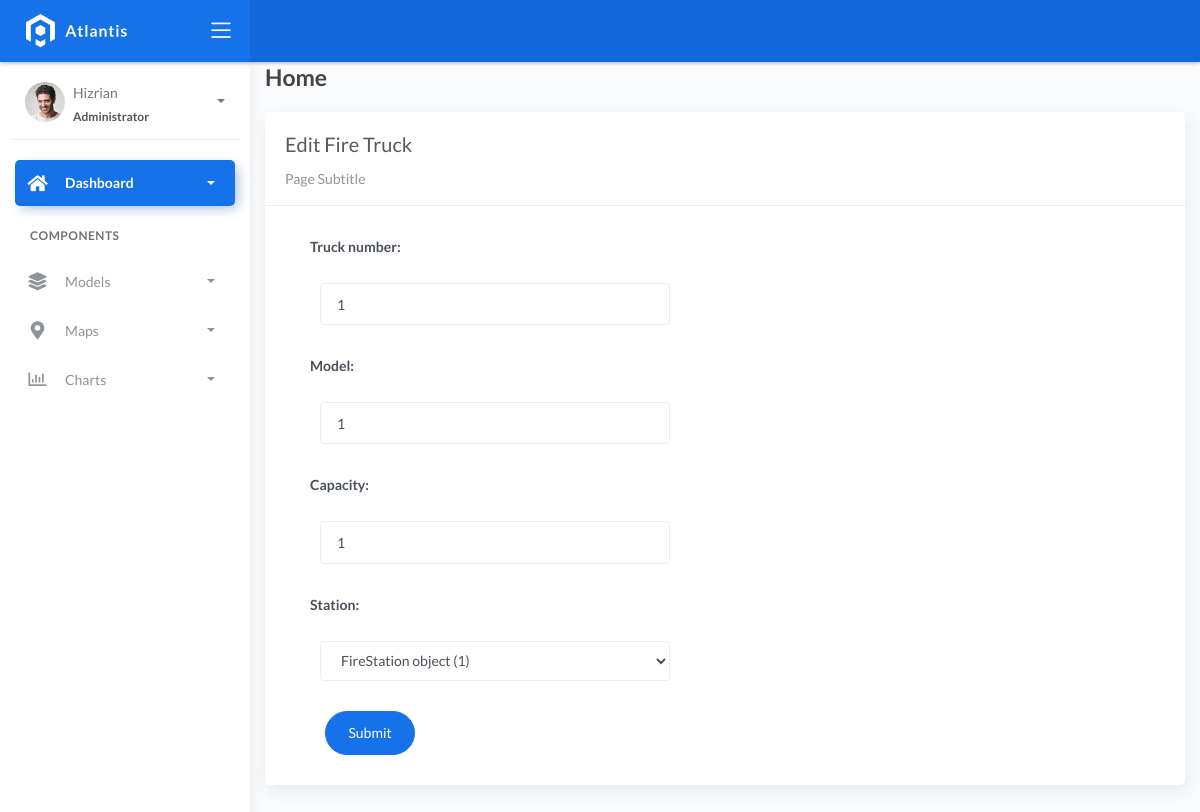
Screenshot of /firetrucks/update/2/ with the database file from the repository.
### fire/models.py (models this page shows)
class BaseModel(models.Model):
    created_at = models.DateTimeField(auto_now_add=True, db_index=True)
    updated_at = models.DateTimeField(auto_now=True)
    class Meta:
        abstract = True

class FireTruck(BaseModel):
    truck_number = models.CharField(max_length=150)
    model = models.CharField(max_length=150)
    capacity = models.CharField(max_length=150)  # water
    station = models.ForeignKey(FireStation, on_delete=models.CASCADE)

### fire/views.py (the view, shortened to what this page needs)
# urls.py: path('firetrucks/update/<pk>/', views.FireTruckUpdateView.as_view(), name='firetrucks_update'),
class FireTruckUpdateView(UpdateView):
    model = FireTruck
    form_class = FireTruckForm
    template_name = "firetrucks/update.html"
    success_url = reverse_lazy('firetrucks_list')

### fire/forms.py
class FireTruckForm(ModelForm):
    class Meta:
        model = FireTruck
        fields = "__all__"

### templates/firetrucks/update.html (shortened to what this page needs)
{% extends 'base.html' %} {% load static %} {% block content %}
<div class="content">
    <div class="container-fluid">
        <h4 class="page-title">Home</h4>
        <div class="row">
            <div class="col-md-12">
                <div class="card">
                    <div class="card-header">
                        <div class="card-title">Edit Fire Truck</div>
                        <div class="card-category">Page Subtitle</div>
                    </div>
                    <div class="col-md-6">
                        <div class="card-body">
                            <form class="" action="" method="post" novalidate>
                                {% include 'includes/form.html' %}
                                <div class="form-group">
                                    <div class="col-md-12 col-sm-3">
                                        <button type="submit" class="btn btn-primary btn-rounded">Submit</button>
                                    </div>
                                </div>
                            </form>
                        </div>
                    </div>
                </div>
            </div>
        </div>
    </div>
</div>
{% endblock %}

### templates/includes/form.html (shortened to what this page needs)
{% load widget_tweaks %}
{% for field in form %}
<div class="field item form-group">
    <label>{{ field.label_tag }}</label>
    <div class="form-group">
        {% render_field field class="form-control" %}
    </div>
</div>
{% endfor %}

### rows the page displays
FireTruck: truck_number "1" "1" "1" "FireStation object (1)"

### other values shown
{{ field.label_tag }} "Truck number:" "Model:" "Capacity:" "Station:"
